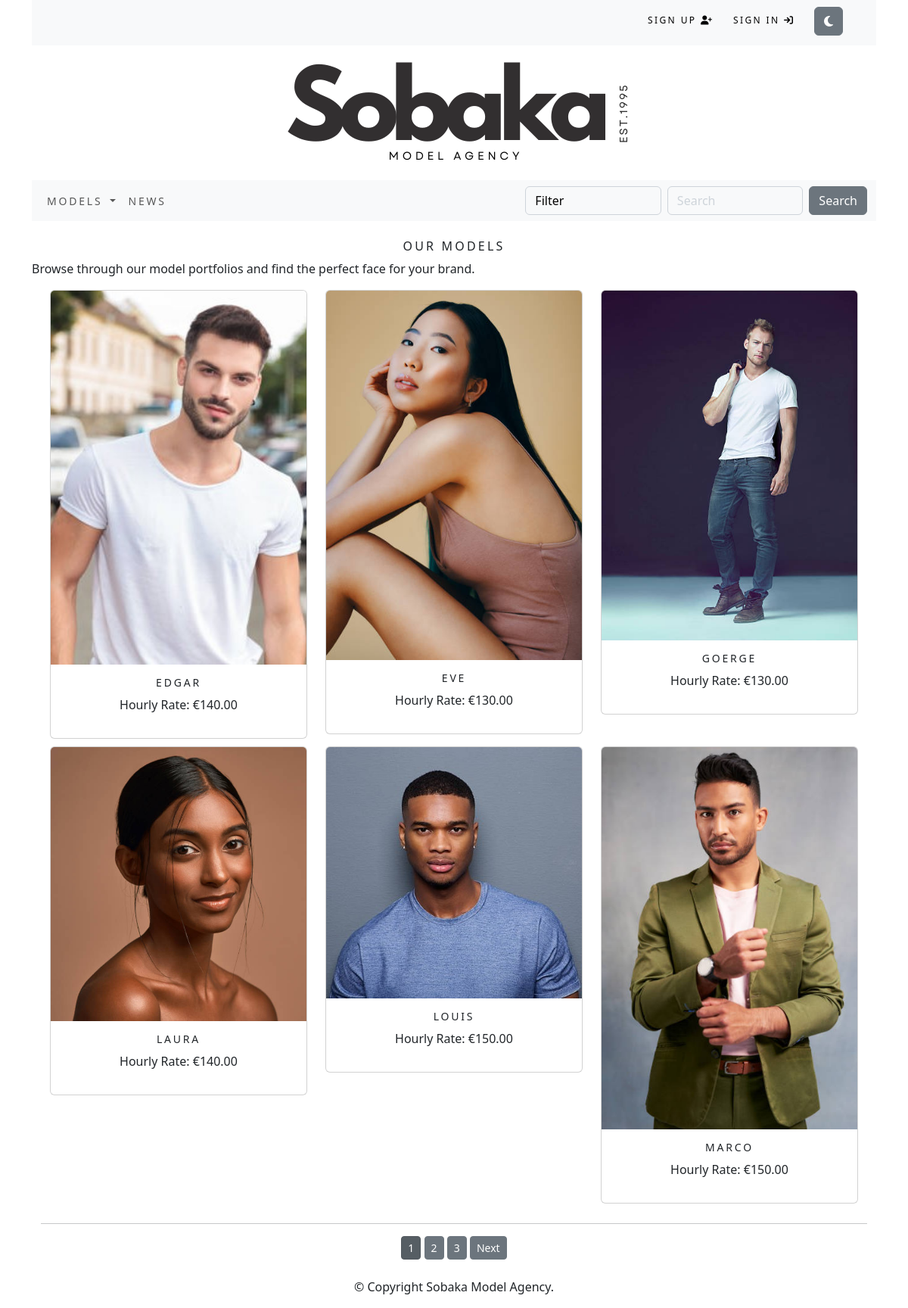
The app's page /, older data.
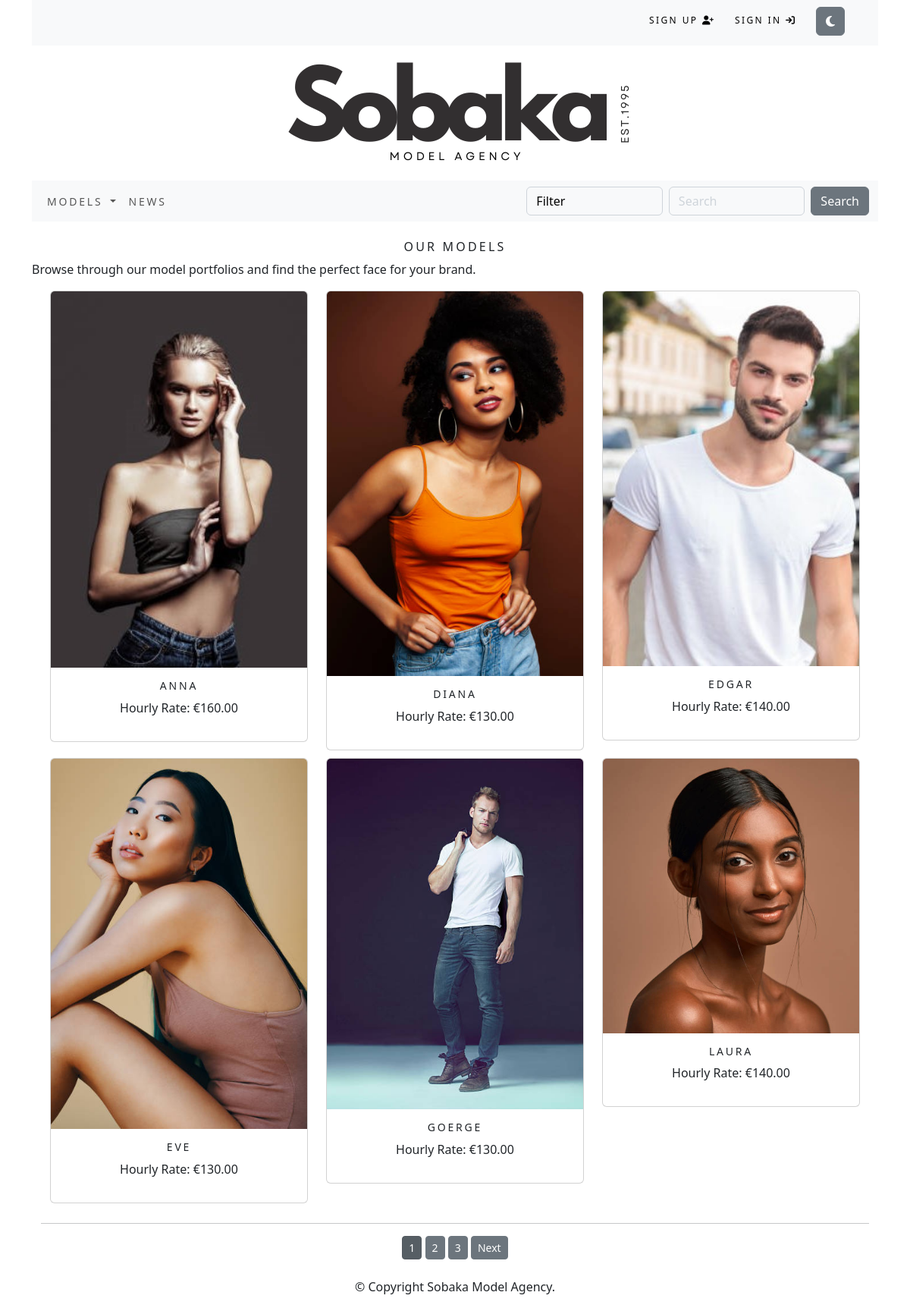
The same page, newer data.
### sobaka/models.py (models this page shows, shortened)
class Human(models.Model):
    id = models.UUIDField(
        primary_key=True,
        default=uuid.uuid4,
        editable=False)
    name = models.CharField(max_length=250, unique=True)
    category = models.ForeignKey(Category, on_delete=models.CASCADE)
    price = models.DecimalField(max_digits=10, decimal_places=2)
    image1 = models.ImageField(upload_to=upload_to_human, blank=True)
    image2 = models.ImageField(upload_to=upload_to_human, blank=True)
    image3 = models.ImageField(upload_to=upload_to_human, blank=True)
    image4 = models.ImageField(upload_to=upload_to_human, blank=True)
    image5 = models.ImageField(upload_to=upload_to_human, blank=True)
    available = models.BooleanField(default=True)
    height = models.IntegerField(blank=True, null=True)
    shoe_size = models.IntegerField(blank=True, null=True)
    waist_size = models.IntegerField(blank=True, null=True)
    bust_size = models.IntegerField(blank=True, null=True)
    hip_size = models.IntegerField(blank=True, null=True)
    eye_color = models.CharField(max_length=250, blank=True)
    hair_color = models.CharField(max_length=250, blank=True)
    class Meta:
        ordering = ('name',)
        verbose_name = 'human'
        verbose_name_plural = 'humans'
    def get_absolute_url(self):
        return reverse('sobaka:human_detail', args=[self.category.id, self.id])

### sobaka/views.py (the view)
# urls.py: path('', views.hum_list, name = 'all_humans'),
def hum_list(request, category_id=None):
    category = None
    humans = Human.objects.filter(available=True)
    if category_id:
        category = get_object_or_404(Category, id=category_id)
        humans = Human.objects.filter(category=category, available=True)
    paginator = Paginator(humans, 6)  # Set the number of items per page
    try:
        page = int(request.GET.get('page', '1'))  # Get the current page number
    except ValueError:
        page = 1  # Default to page 1 if the page parameter is invalid
    try:
        humans = paginator.page(page)  # Get the humans for the current page
    except (EmptyPage, InvalidPage):
        humans = paginator.page(paginator.num_pages)  # Show the last page if the page is out of range
    return render(request, 'sobaka/category.html', {
        'category': category,
        'hums': humans,
        'page': page,  # Pass the current page to the template
    })

### cart/context_processors.py (called while the page is built)
def counter(request):
    item_count = 0
    if 'admin' in request.path:
        return {}
    else:
        try:
            cart = Cart.objects.filter(cart_id=_cart_id(request))
            cart_items = CartItem.objects.all().filter(cart=cart[:1])
            for cart_item in cart_items:
                item_count += cart_item.duration
        except Cart.DoesNotExist:
            item_count = 0
    return {'item_count':item_count}

### cart/views.py (called while the page is built)
def _cart_id(request):
    cart = request.session.session_key
    if not cart:
        cart = request.session.create()
    return cart

### sobaka/context_processors.py (called while the page is built)
def menu_links(request):
    links = Category.objects.all()
    return {'links':links}

### sobaka/models.py (called while the page is built)
    def get_absolute_url(self):
        return reverse('sobaka:humans_by_category', args=[self.id])

### sobaka/templates/sobaka/category.html (shortened to what this page needs)
{% extends "base.html" %}
{% load static %}
{% block content %}
    {% if category %}
        <div class="row my_row_class">
            <div class="mx-auto breadcrumb-nav">
                <p><a href="{% url 'sobaka:all_humans' %}">Our Models</a> | <a href="{% url 'sobaka:all_humans' %}">{{ category.name }}</a></p>
            </div>
        </div>
        <div class="mx-auto">
            {% if category.image %}
                <img class="my_image" src="{{ category.image.url }}" alt="{{ category.name }}">
            {% endif %}
        </div>
        <br>
        <div>
            <h1 class="text-center my_title">{{ category.name }}</h1>
            <p class="text-justify">{{ category.description }}</p>
        </div>
    {% else %}
        <br>
        <div>
            <h1 class="text-center my_title">Our Models</h1>
            <p class="text-justify">Browse through our model portfolios and find the perfect face for your brand.</p>
        </div>
    {% endif %}
    <div class="container">
        <div class="row mx-auto">
            {% for human in hums %}
                <div class="my_bottom_margin col-9 col-lg-4 col-sm-12 col-md-4">
                    <div class="card text-center" style="min-width:18rem;">
                        <a class="img" href="{{ human.get_absolute_url }}"><img class="card-img-top my_image" src="{{ human.image1.url }}" alt="{{ human.name }}"></a>
                        <div class="card-body">
                            <h4>{{ human.name }}</h4>
                            <p>Hourly Rate: €{{ human.price }}</p>
                        </div>
                    </div>
                </div>
            {% endfor %}
        </div>
        <div class="mx-auto pagination-container">
            {% if hums.paginator.num_pages > 1 %}
                <hr>
                <div class="text-center pagination-buttons">
                    {% for pg in hums.paginator.page_range %}
                        <a href="?page={{ pg }}" class="btn btn-secondary btn-sm paginator-btn pagination-page {% if hums.number == pg %}active{% endif %}">{{ pg }}</a>
                    {% endfor %}
                    {% if hums.has_next %}
                        <a href="?page={{ hums.next_page_number }}" class="btn btn-secondary btn-sm paginator-btn pagination-next">Next</a>
                    {% endif %}
                </div>
            {% endif %}
        </div>
        <br>
    </div>
{% endblock %}

### sobaka/templates/base.html (shortened to what this page needs)
{% load static %}
<!DOCTYPE html>
<html lang="en">
<head>
    <link rel="stylesheet" href="{% static 'css/custom.css' %}">
       <link href="https://cdn.jsdelivr.net/npm/bootstrap@5.3.3/dist/css/bootstrap.min.css" rel="stylesheet">
</head>
<body>
    <div class="container">
      <div class="container-fluid bg-light navbar-fixed-top my_top_navbar_div">
        {% include 'top-navbar.html' %}
      </div>
		  {% include 'header.html' %}
		  {% include 'navbar.html' %}
		  {% block content %}
		  {% endblock %}
		{% include 'footer.html' %}
    </div>
    <link rel="stylesheet" href="https://cdnjs.cloudflare.com/ajax/libs/font-awesome/6.6.0/css/all.min.css">
</body>
</html>

### accounts/templates/top-navbar.html (shortened to what this page needs)
{% load static %}
<div class="container">
    <div class="my_custom_menu">
        <ul>
            {% if user.is_authenticated %}
            <li>
                <a href="#" class="dropdown-toggle" data-bs-toggle="dropdown" aria-haspopup="true" aria-expanded="false">
                    Welcome, {{ user.username }} <i class="fas fa-user-circle"></i>
                </a>
                <div class="dropdown-menu dropdown-menu-right">
                    <a href="{% url 'accounts:profile' %}" class="dropdown-item">Account</a>
                    <form method="post" action="{% url 'logout' %}">
                        {% csrf_token %}
                        <button type="submit" class="dropdown-item" style="border: none; background: none;">Sign Out <i class="fas fa-sign-out-alt"></i>
                        </button>
                    </form>
                </div>
            </li>
            {% else %}
            <li>
                <a href="{% url 'accounts:signup' %}">Sign Up <i class="fas fa-user-plus"></i></a>
            </li>
            <li>
                <a href="{% url 'login' %}">Sign In <i class="fas fa-sign-in"></i></a>
            </li>
            {% endif %}
            <li>
                <button id="theme-toggle" class="btn btn-secondary">
                    <i id="theme-icon" class="fas fa-moon"></i>
                </button>
            </li>
        </ul>
    </div>
</div>

### sobaka/templates/header.html
{% load static %}
<header>
    <div style="text-align: center;">
        <a href="{% url 'sobaka:all_humans' %}">
            <img id="logo" class="logopic" src="{% static 'images/logo.png' %}" alt="Sobaka Model Agency Home Page">
        </a>
    </div>
</header>

### sobaka/templates/navbar.html (shortened to what this page needs)
<nav class="navbar navbar-expand-lg navbar-light bg-light">
  <div class="container-fluid">
    <div class="collapse navbar-collapse" id="navbarSupportedContent">
      <ul class="navbar-nav me-auto mb-2 mb-lg-0">
        <li class="nav-item dropdown">
          <a class="nav-link dropdown-toggle" href="#" id="navbarDropdown" role="button" data-bs-toggle="dropdown" aria-expanded="false">
            Models
          </a>
        </li>
        <li class="nav-item">
          <a class="nav-link" href="{% url 'sobaka:news' %}">News</a>
        </li>
      </ul>
      <form class="d-flex" action="{% url 'search_app:searchResult'%}" method="get">
        <select name="attribute" class="form-control me-2" id="attribute-select">
          <option value="">Filter</option>
        </select>
        <input class="form-control me-2" type="search" placeholder="Search" aria-label="Search" name="q">
        <button class="btn btn-secondary my-2 my-sm-0" type="submit">Search</button>
      </form>
    </div>
  </div>
</nav>

### sobaka/templates/footer.html
<div class = "footer navbar-fixed-bottom my-footer">
	<p class = "text-center">&copy; Copyright Sobaka Model Agency.</p>
</div>

### static/css/custom.css (style rules this page uses)
.nav-item { letter-spacing: .2em; font-size: 14px; text-transform: uppercase; }
.logopic { height: 50%; }
.form-control { background-color: #f8f9fa !important; color: #000000 !important; border: 1px solid #ced4da !important; }
.form-control::placeholder { color: #ced4da !important; }
.my_image { width: 100%; height: auto; }
.my_title { font-size: 16px; text-transform: uppercase; letter-spacing: .2em; }
.my_bottom_margin { margin-bottom: 10px; }
.card-body h4 { font-size: 14px; text-transform: uppercase; letter-spacing: .2em; }
.my_top_navbar_div { height: 60px; line-height: 50px; }
.my_custom_menu { text-align: right !important; }
.my_custom_menu ul li { list-style: none; color: #000; text-transform: uppercase; letter-spacing: .2em; font-size: 12px; padding-right: 20px; display: inline; }
.my_custom_menu ul li a { text-decoration: none; color: #000; list-style: none; text-transform: uppercase; letter-spacing: .2em; font-size: 12px; }

Row changes from the older to the newer data that the page shows:
no longer on this page (row unchanged): Human: image1 (picture), name "LOUIS", price "150.00"
no longer on this page (row unchanged): Human: image1 (picture), name "MARCO", price "150.00"
now on this page (row edited): Human: image1 (picture), name "ANNA", price "160.00"
now on this page (row edited): Human: image1 (picture), name "DIANA", price "130.00"
